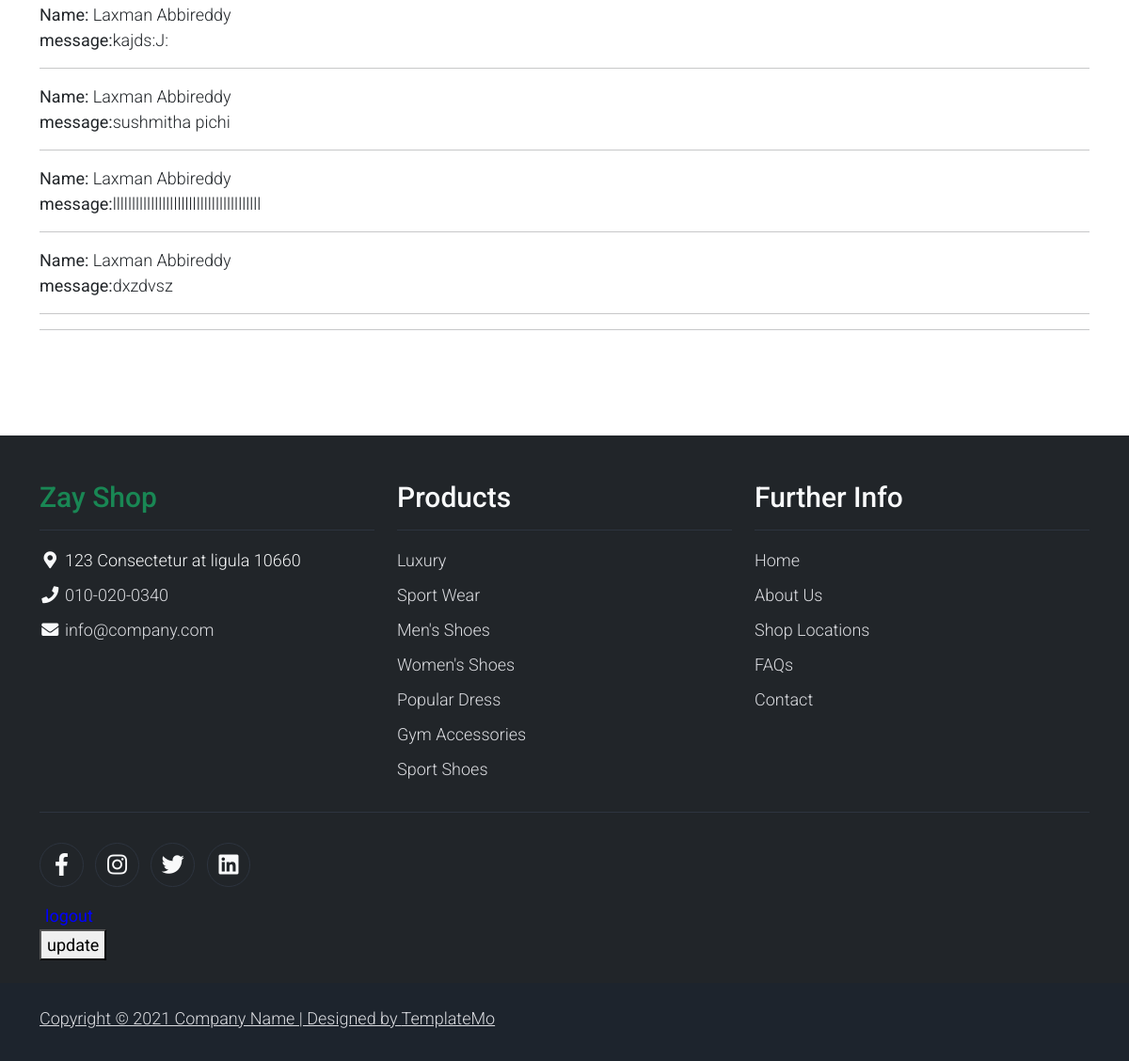
Page /contactin/ (lower part) on the earlier database version.
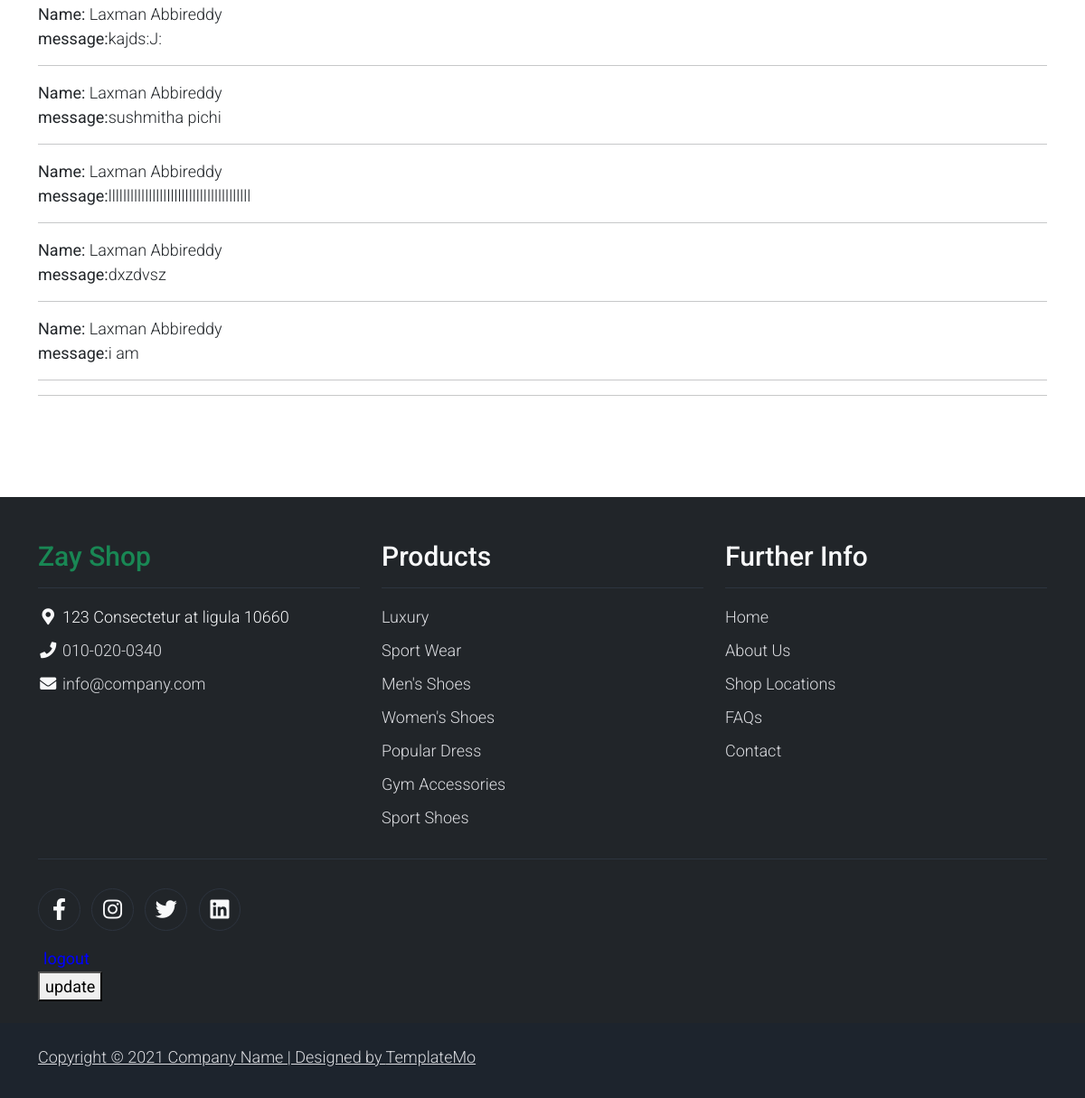
Same page on the later database version.
### accounts/models.py (models this page shows, shortened)
class Details(models.Model):
    name = models.CharField(max_length=100)
    email = models.EmailField()
    subject = models.CharField(max_length=255)
    message = models.CharField(max_length=500)

### accounts/views.py (the view, shortened to what this page needs)
# urls.py: path('contactin/', views.contact_page, name= 'contact_page'),
def contact_page(request):
    abbireddy = Details.objects.order_by()
    return render(request, 'contact.html',{'abbireddy':abbireddy})

### templates/contact.html (shortened to what this page needs)
{% load static %}
{% include 'header.html'%}
    <div class="container py-5">
        <div class="row py-5">
       <div>
            {% if abbireddy %}
                {% for c in abbireddy %}
                    <p>
                        <strong> Name:</strong> {{ c.name }} <br>
                        <strong> message:</strong>{{ c.message }} <br>
                    </p>
                    <hr>
                {% endfor %}
            {% else %}
                    <p> no contact messages found</p>
            {% endif %}
            <hr>
        </div>
    </div>
</div>
{% include 'footer.html' %}

### templates/header.html (shortened to what this page needs)
{% load static %}
<!DOCTYPE html>
<html lang="en">
<head>
    <link rel="stylesheet" href="{% static 'css/templatemo.css' %}">
    <link rel="stylesheet" href="{% static 'css/bootstrap.min.css' %}">
    <link rel="stylesheet" href="{% static 'css/custom.css' %}">
    <link rel="stylesheet" href="{% static 'css/fontawesome.min.css' %}">
    <link rel="stylesheet" href="https://unpkg.com/leaflet@1.7.1/dist/leaflet.css" />
</head>
<body>

### templates/footer.html (shortened to what this page needs)
{% load static %}
    <footer class="bg-dark" id="tempaltemo_footer">
        <div class="container">
            <div class="row">
                <div class="col-md-4 pt-5">
                    <h2 class="h2 text-success border-bottom pb-3 border-light logo">Zay Shop</h2>
                    <ul class="list-unstyled text-light footer-link-list">
                        <li>
                            <i class="fas fa-map-marker-alt fa-fw"></i>
                            123 Consectetur at ligula 10660
                        </li>
                        <li>
                            <i class="fa fa-phone fa-fw"></i>
                            <a class="text-decoration-none" href="tel:010-020-0340">010-020-0340</a>
                        </li>
                        <li>
                            <i class="fa fa-envelope fa-fw"></i>
                            <a class="text-decoration-none" href="mailto:info@company.com">info@company.com</a>
                        </li>
                    </ul>
                </div>
                <div class="col-md-4 pt-5">
                    <h2 class="h2 text-light border-bottom pb-3 border-light">Products</h2>
                    <ul class="list-unstyled text-light footer-link-list">
                        <li><a class="text-decoration-none" href="#">Luxury</a></li>
                        <li><a class="text-decoration-none" href="#">Sport Wear</a></li>
                        <li><a class="text-decoration-none" href="#">Men's Shoes</a></li>
                        <li><a class="text-decoration-none" href="#">Women's Shoes</a></li>
                        <li><a class="text-decoration-none" href="#">Popular Dress</a></li>
                        <li><a class="text-decoration-none" href="#">Gym Accessories</a></li>
                        <li><a class="text-decoration-none" href="#">Sport Shoes</a></li>
                    </ul>
                </div>
                <div class="col-md-4 pt-5">
                    <h2 class="h2 text-light border-bottom pb-3 border-light">Further Info</h2>
                    <ul class="list-unstyled text-light footer-link-list">
                        <li><a class="text-decoration-none" href="#">Home</a></li>
                        <li><a class="text-decoration-none" href="#">About Us</a></li>
                        <li><a class="text-decoration-none" href="#">Shop Locations</a></li>
                        <li><a class="text-decoration-none" href="#">FAQs</a></li>
                        <li><a class="text-decoration-none" href="#">Contact</a></li>
                    </ul>
                </div>
            </div>
            <div class="row text-light mb-4">
                <div class="col-12 mb-3">
                    <div class="w-100 my-3 border-top border-light"></div>
                </div>
                <div class="col-auto me-auto">
                    <ul class="list-inline text-left footer-icons">
                        <li class="list-inline-item border border-light rounded-circle text-center">
                            <a class="text-light text-decoration-none" target="_blank" href="http://facebook.com/"><i class="fab fa-facebook-f fa-lg fa-fw"></i></a>
                        </li>
                        <li class="list-inline-item border border-light rounded-circle text-center">
                            <a class="text-light text-decoration-none" target="_blank" href="https://www.instagram.com/"><i class="fab fa-instagram fa-lg fa-fw"></i></a>
                        </li>
                        <li class="list-inline-item border border-light rounded-circle text-center">
                            <a class="text-light text-decoration-none" target="_blank" href="https://twitter.com/"><i class="fab fa-twitter fa-lg fa-fw"></i></a>
                        </li>
                        <li class="list-inline-item border border-light rounded-circle text-center">
                            <a class="text-light text-decoration-none" target="_blank" href="https://www.linkedin.com/"><i class="fab fa-linkedin fa-lg fa-fw"></i></a>
                        </li>
                    </ul>
                </div>
                <form method="post" action="{% url 'logout_user' %}" style="display:inline;">
                <button type="submit" style="background:none;border:none;color:blue;cursor:pointer;">
                </button>
                </form>
                <a href="{% url 'update_user' %}"><button>update</button>
                </div>
            </div>
        <div class="w-100 bg-black py-3">
            <div class="container">
                <div class="row pt-2">
                    <div class="col-12">
                        <p class="text-left text-light">
                            Copyright &copy; 2021 Company Name
                            | Designed by <a rel="sponsored" href="https://templatemo.com" target="_blank">TemplateMo</a>
                        </p>
                    </div>
                </div>
            </div>
        </div>
    </footer>
</body>
</html>

### static/css/templatemo.css (style rules this page uses)
body, ul, li, p, a, label, input, div { font-family: 'Roboto', sans-serif; font-size: 18px !important; font-weight: 300 !important; }
.h2 { font-family: 'Roboto', sans-serif; font-size: 30px !important; font-weight: 300; }
.logo { font-weight: 500 !important; }
.text-success { color: #59ab6e !important; }
.text-light { color: #cfd6e1 !important; }
.bg-dark { background-color: #212934 !important; }
.bg-black { background-color: #1d242d !important; }
#tempaltemo_footer a { color: #dcdde1; }
#tempaltemo_footer ul.footer-link-list li { padding-top: 10px; }
#tempaltemo_footer ul.footer-icons li { width: 2.6em; height: 2.6em; line-height: 2.6em; }
#tempaltemo_footer .border-light { border-color: #2d343f !important; }

Differences in the rows shown:
added Details: name "Laxman Abbireddy", message "i am"
